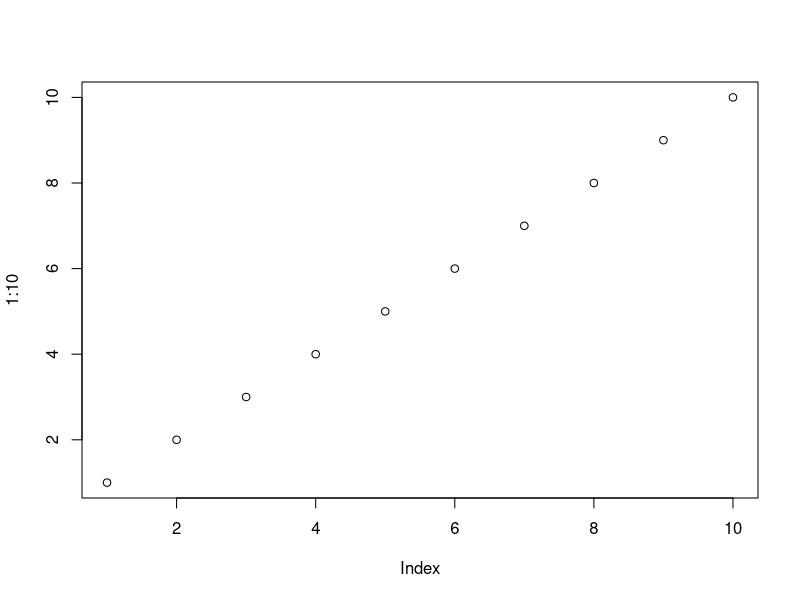
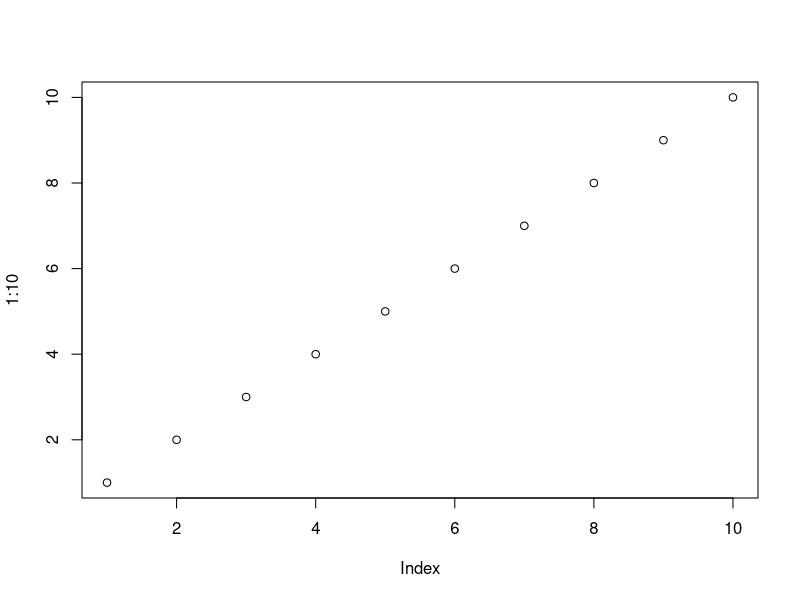

Source code (R) for these figures, in order:
## ---- chunk 1
#| label: fig-fig1
#| fig-cap: "numbers 1-10"
#| fig-alt: "a graph"

plot(1:10)
## ---- chunk 2
plot(1:10)
